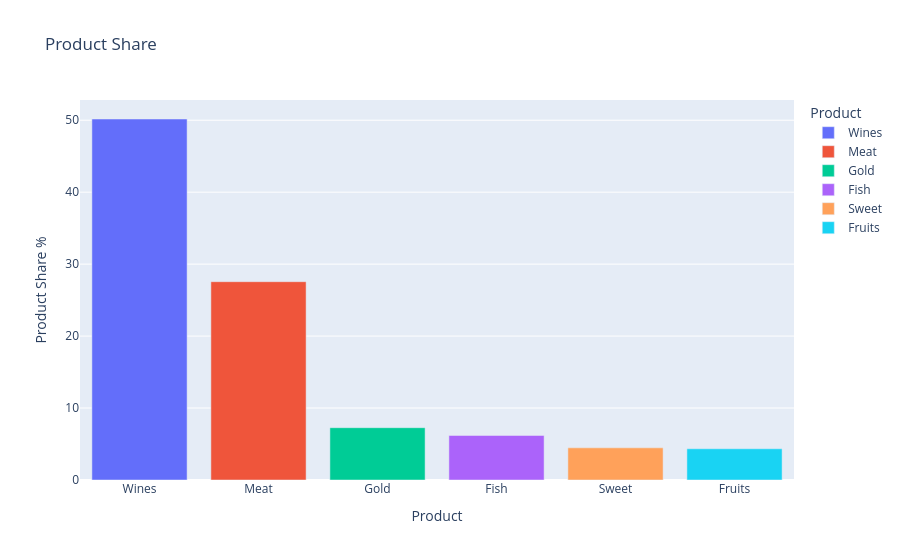

The code cell stored with this chart in its notebook:
### Code cell
fig = px.bar(product_share, 
             x='Product', y='Pct', 
             hover_data= 'Gross', 
             title='Product Share',
             labels = {'Pct': 'Product Share %'},
             color='Product')
fig.update_yaxes(rangemode="tozero")
fig.show()

### Figure 1 — Plotly figure (JSON) as saved in the notebook; plotly's stock layout.template omitted (floating-point values rounded to 4 significant figures)
{"data": [{"customdata": [[680816]], "hovertemplate": "Product=%{x}<br>Product Share %=%{y}<br>Gross=%{customdata[0]}<extra></extra>", "legendgroup": "Wines", "marker": {"color": "#636efa", "pattern": {"shape": ""}}, "name": "Wines", "orientation": "v", "showlegend": true, "textposition": "auto", "type": "bar", "x": ["Wines"], "xaxis": "x", "y": [50.17], "yaxis": "y"}, {"customdata": [[373968]], "hovertemplate": "Product=%{x}<br>Product Share %=%{y}<br>Gross=%{customdata[0]}<extra></extra>", "legendgroup": "Meat", "marker": {"color": "#EF553B", "pattern": {"shape": ""}}, "name": "Meat", "orientation": "v", "showlegend": true, "textposition": "auto", "type": "bar", "x": ["Meat"], "xaxis": "x", "y": [27.56], "yaxis": "y"}, {"customdata": [[98609]], "hovertemplate": "Product=%{x}<br>Product Share %=%{y}<br>Gross=%{customdata[0]}<extra></extra>", "legendgroup": "Gold", "marker": {"color": "#00cc96", "pattern": {"shape": ""}}, "name": "Gold", "orientation": "v", "showlegend": true, "textposition": "auto", "type": "bar", "x": ["Gold"], "xaxis": "x", "y": [7.27], "yaxis": "y"}, {"customdata": [[84057]], "hovertemplate": "Product=%{x}<br>Product Share %=%{y}<br>Gross=%{customdata[0]}<extra></extra>", "legendgroup": "Fish", "marker": {"color": "#ab63fa", "pattern": {"shape": ""}}, "name": "Fish", "orientation": "v", "showlegend": true, "textposition": "auto", "type": "bar", "x": ["Fish"], "xaxis": "x", "y": [6.19], "yaxis": "y"}, {"customdata": [[60621]], "hovertemplate": "Product=%{x}<br>Product Share %=%{y}<br>Gross=%{customdata[0]}<extra></extra>", "legendgroup": "Sweet", "marker": {"color": "#FFA15A", "pattern": {"shape": ""}}, "name": "Sweet", "orientation": "v", "showlegend": true, "textposition": "auto", "type": "bar", "x": ["Sweet"], "xaxis": "x", "y": [4.47], "yaxis": "y"}, {"customdata": [[58917]], "hovertemplate": "Product=%{x}<br>Product Share %=%{y}<br>Gross=%{customdata[0]}<extra></extra>", "legendgroup": "Fruits", "marker": {"color": "#19d3f3", "pattern": {"shape": ""}}, "name": "Fruits", "orientation": "v", "showlegend": true, "textposition": "auto", "type": "bar", "x": ["Fruits"], "xaxis": "x", "y": [4.34], "yaxis": "y"}], "layout": {"barmode": "relative", "legend": {"title": {"text": "Product"}, "tracegroupgap": 0}, "title": {"text": "Product Share"}, "xaxis": {"anchor": "y", "categoryarray": ["Wines", "Meat", "Gold", "Fish", "Sweet", "Fruits"], "categoryorder": "array", "domain": [0, 1], "title": {"text": "Product"}}, "yaxis": {"anchor": "x", "domain": [0, 1], "rangemode": "tozero", "title": {"text": "Product Share %"}}}}
